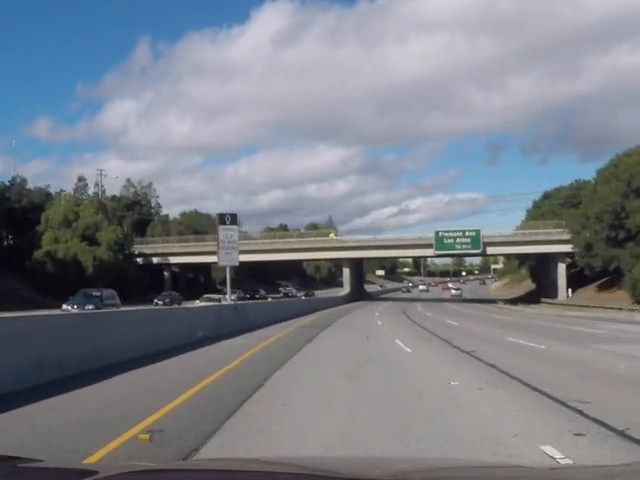
#> input picture frame 48 of my_hough/src/road_video1.mp4, 640 x 480 px, given in place of xycar_track1.mp4, which was not available
$ python hough_find.py
#> lines starting #> are read from the running program, lines starting #| are printed output that depends on the picture; after the words box and inside, x2 and y2 are one past the last pixel; in counts of white or black regions, pixels touching at a corner belong together; pictures that were not available may be replaced by others from this repository, and a replacement may not be noted
#> in start, image is the input picture: shape (480, 640, 3); mean B, G, R 137.2, 128.5, 123.1
#!/usr/bin/env python
# -*- coding: utf-8 -*- 15
#=============================================
# 본 프로그램은 자이트론에서 제작한 것입니다.
# 상업라이센스에 의해 제공되므로 무단배포 및 상업적 이용을 금합니다.
# 교육과 실습 용도로만 사용가능하며 외부유출은 금지됩니다.
#=============================================
# 함께 사용되는 각종 파이썬 패키지들의 import 선언부
#=============================================
import numpy as np
import cv2, time, math, os

#=============================================
# 프로그램에서 사용할 변수, 저장공간 선언부
#=============================================
WIDTH, HEIGHT = 640, 480  # 카메라 이미지 가로x세로 크기
Blue =  (255,0,0) # 파란색
Green = (0,255,0) # 녹색
Red =   (0,0,255) # 빨간색
Yellow = (0,255,255) # 노란색
View_Center = WIDTH//2  # 화면의 중앙값 = 카메라 위치

# 허용 범위 설정 (예: 50픽셀)
TOLERANCE = 50
prev_x_left, prev_x_right = None, None
#=============================================
# 차선인식 프로그램에서 사용할 상수 선언부
#=============================================
ROI_START_ROW = 280  # 차선을 찾을 ROI 영역의 시작 Row값
ROI_END_ROW = 400  # 차선을 찾을 ROT 영역의 끝 Row값
ROI_HEIGHT = ROI_END_ROW - ROI_START_ROW  # ROI 영역의 세로 크기
L_ROW = 50  # 차선의 위치를 찾기 위한 ROI 안에서의 기준 Row값


#=========================================
#  사다리꼴 모양으로 이미지 자르기
#=========================================
# [22 lines left out: function apply_trapezoid_mask, not called in this run]

#=============================================
# 카메라 이미지에서 차선을 찾아 그 위치를 반환하는 함수
#=============================================
def lane_detect(image):

    global prev_x_left, prev_x_right  # 전역 변수로 선언

    img = image.copy() # 이미지처리를 위한 카메라 원본이미지 저장
    display_img = img  # 디버깅을 위한 디스플레이용 이미지 저장

    # img(원본이미지)의 특정영역(ROI Area)을 잘라내기
    roi_img = img[ROI_START_ROW:ROI_END_ROW, 0:WIDTH]
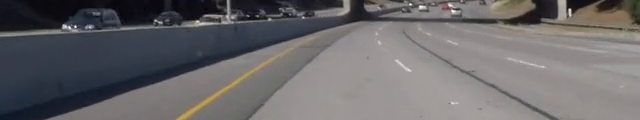
#> roi_img: shape (120, 640, 3); mean B, G, R 105.9, 104, 105.7
    line_draw_img = roi_img.copy()

    #=========================================
    # 원본 칼라이미지를 그레이 회색톤 이미지로 변환하고
    # 블러링 처리를 통해 노이즈를 제거한 후에 (약간 뿌옇게, 부드럽게)
    # Canny 변환을 통해 외곽선 이미지로 만들기
    #=========================================
    gray = cv2.cvtColor(roi_img, cv2.COLOR_BGR2GRAY)
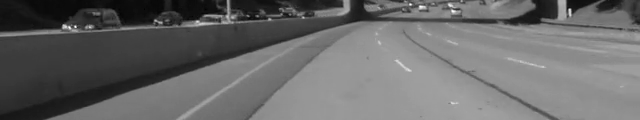
#> gray: shape (120, 640); min 2, max 255, mean 104.6
    blur_gray = cv2.GaussianBlur(gray,(5, 5), 0)
    edge_img = cv2.Canny(np.uint8(blur_gray), 60, 75)
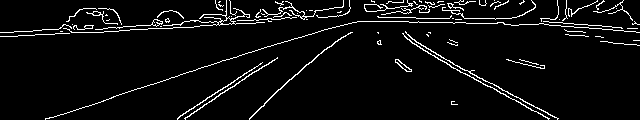
#> edge_img: shape (120, 640); 5.3% white in thin lines or dots

    cv2.imshow("Lane Detection Canny Image", edge_img)


    '''
    #=========================================
    #  사다리꼴 모양으로 이미지 자르기
    #=========================================
    edge_img = apply_trapezoid_mask(edge_img)
    cv2.imshow("Trapezoid Canny Image", edge_img)


    #=========================================
    #  팽창 연산으로 선을 굵게 만들기
    #=========================================
    kernel = np.ones((5, 5), np.uint8)
    edge_img = cv2.dilate(edge_img, kernel, iterations=1)
    cv2.imshow("Dilated Canny Image", edge_img)
    '''


    # 잘라낸 이미지에서 HoughLinesP 함수를 사용하여 선분들을 찾음
    all_lines = cv2.HoughLinesP(edge_img, 1, math.pi/180,50,50,20)
#> all_lines = 16 rows, first 6: [387, 21, 408, 21], [420, 18, 449, 18], [249, 52, 269, 46], [357, 21, 386, 21], [472, 23, 497, 23], [378, 17, 403, 17]

    if all_lines is None:
        cv2.imshow("Lanes positions", display_img)
        cv2.waitKey(1)
        return False, 0, 0

    #=========================================
    # 선분들의 기울기 값을 각각 모두 구한 후에 리스트에 담음.
    # 기울기의 절대값이 너무 작은 경우 (수평선에 가까운 경우)
    # 해당 선분을 빼고 담음.
    #=========================================
    slopes = []
    filtered_lines = []

    for line in all_lines:
        x1, y1, x2, y2 = line[0]

        if (x2 == x1):
            slope = 1000.0
        else:
            slope = float(y2-y1) / float(x2-x1)

        if 0.2 < abs(slope):
            slopes.append(slope)
            filtered_lines.append(line[0])
#> this loop made 16 passes
#> (x1, y1, x2, y2, slope) on passes 1 to 8: (387, 21, 408, 21, 0), (420, 18, 449, 18, 0), (249, 52, 269, 46, -0.3), (357, 21, 386, 21, 0), (472, 23, 497, 23, 0), (378, 17, 403, 17, 0), (419, 22, 452, 22, 0), (177, 118, 262, 62, -0.659)
#> after the loop, filtered_lines = [[249, 52, 269, 46], [177, 118, 262, 62], [113, 96, 136, 89], [234, 85, 266, 64], [519, 98, 541, 110], [414, 40, 447, 60], [269, 98, 306, 65], [196, 110, 220, 94], [468, 71, 488, 82], [249, 119, 276, 92]]; slopes = [-0.3, -0.659, -0.304, -0.656, 0.545, 0.606, -0.892, -0.667, 0.55, -1]

    if len(filtered_lines) == 0:
        cv2.imshow("Lanes positions", display_img)
        cv2.waitKey(1)
        return False, 0, 0

    #=========================================
    # 왼쪽 차선에 해당하는 선분과 오른쪽 차선에 해당하는 선분을 구분하여
    # 각각 별도의 리스트에 담음.
    #=========================================
    left_lines = []
    right_lines = []

    for j in range(len(slopes)):
        Line = filtered_lines[j]
        slope = slopes[j]

        x1,y1, x2,y2 = Line

        # 기울기 값이 음수이고 화면의 왼쪽에 있으면 왼쪽 차선으로 분류함
        # 기준이 되는 X좌표값 = (화면중심값 - Margin값)
        Margin = 0

        if (slope < 0) and (x2 < WIDTH/2-Margin):
            left_lines.append(Line.tolist())

        # 기울기 값이 양수이고 화면의 오른쪽에 있으면 오른쪽 차선으로 분류함
        # 기준이 되는 X좌표값 = (화면중심값 + Margin값)
        elif (slope > 0) and (x1 > WIDTH/2+Margin):
            right_lines.append(Line.tolist())
#> this loop made 10 passes
#> (slope, x1, y1, x2, y2) on passes 1 to 8: (-0.3, 249, 52, 269, 46), (-0.659, 177, 118, 262, 62), (-0.304, 113, 96, 136, 89), (-0.656, 234, 85, 266, 64), (0.545, 519, 98, 541, 110), (0.606, 414, 40, 447, 60), (-0.892, 269, 98, 306, 65), (-0.667, 196, 110, 220, 94)
#> after the loop, left_lines = [[249, 52, 269, 46], [177, 118, 262, 62], [113, 96, 136, 89], [234, 85, 266, 64], [269, 98, 306, 65], [196, 110, 220, 94], [249, 119, 276, 92]]; right_lines = [[519, 98, 541, 110], [414, 40, 447, 60], [468, 71, 488, 82]]

    # 디버깅을 위해 차선과 관련된 직선과 선분을 그리기 위한 도화지 준비
    line_draw_img = roi_img.copy()

    # 왼쪽 차선에 해당하는 선분은 빨간색으로 표시
    for line in left_lines:
        x1,y1, x2,y2 = line
        cv2.line(line_draw_img, (x1,y1), (x2,y2), Red, 2)
#> this loop made 7 passes
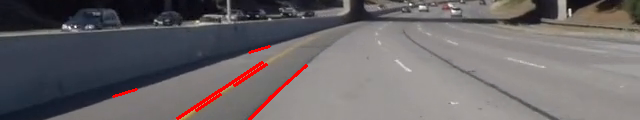
#> line_draw_img: shape (120, 640, 3); 1.28% of pixels changed, all inside (x1, y1, x2, y2) = (112, 45, 308, 120)

    # 오른쪽 차선에 해당하는 선분은 노란색으로 표시
    for line in right_lines:
        x1,y1, x2,y2 = line
        cv2.line(line_draw_img, (x1,y1), (x2,y2), Yellow, 2)
#> this loop made 3 passes
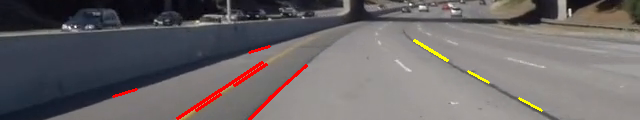
#> line_draw_img: shape (120, 640, 3); 0.36% of pixels changed, all inside (x1, y1, x2, y2) = (413, 39, 543, 112)

    #=========================================
    # 왼쪽/오른쪽 차선에 해당하는 선분들의 데이터를 적절히 처리해서
    # 왼쪽차선의 대표직선과 오른쪽차선의 대표직선을 각각 구함.
    # 기울기와 Y절편값으로 표현되는 아래와 같은 직선의 방적식을 사용함.
    # (직선의 방정식) y = mx + b (m은 기울기, b는 Y절편)
    #=========================================

    # 왼쪽 차선을 표시하는 대표직선을 구함
    m_left, b_left = 0.0, 0.0
    x_sum, y_sum, m_sum = 0.0, 0.0, 0.0

    # 왼쪽 차선을 표시하는 선분들의 기울기와 양끝점들의 평균값을 찾아 대표직선을 구함
    size = len(left_lines)
#> size = 7
    if size != 0:
        for line in left_lines:
            x1, y1, x2, y2 = line
            x_sum += x1 + x2
            y_sum += y1 + y2
            if(x2 != x1):
                m_sum += float(y2-y1)/float(x2-x1)
            else:
                m_sum += 0
#> this loop made 7 passes
#> (x1, y1, x2, y2, x_sum, y_sum, m_sum) on passes 1 to 7: (249, 52, 269, 46, 518, 98, -0.3), (177, 118, 262, 62, 957, 278, -0.959), (113, 96, 136, 89, 1206, 463, -1.26), (234, 85, 266, 64, 1706, 612, -1.92), (269, 98, 306, 65, 2281, 775, -2.81), (196, 110, 220, 94, 2697, 979, -3.48), (249, 119, 276, 92, 3222, 1190, -4.48)
#> after the loop, m_sum = -4.48; x_sum = 3222; y_sum = 1190

        x_avg = x_sum / (size*2)
#> x_avg = 230.1
        y_avg = y_sum / (size*2)
#> y_avg = 85
        m_left = m_sum / size
#> m_left = -0.64
        b_left = y_avg - m_left * x_avg
#> b_left = 232.2

        if m_left != 0.0:
            #=========================================
            # (직선 #1) y = mx + b
            # (직선 #2) y = 0
            # 위 두 직선의 교점의 좌표값 (x1, 0)을 구함.
            x1 = int((0.0 - b_left) / m_left)
#> x1 = 363

            #=========================================
            # (직선 #1) y = mx + b
            # (직선 #2) y = ROI_HEIGHT
            # 위 두 직선의 교점의 좌표값 (x2, ROI_HEIGHT)을 구함.
            x2 = int((ROI_HEIGHT - b_left) / m_left)
#> x2 = 175

            # 두 교점, (x1,0)과 (x2, ROI_HEIGHT)를 잇는 선을 그림
            cv2.line(line_draw_img, (x1,0), (x2,ROI_HEIGHT), Blue, 2)

    # 오른쪽 차선을 표시하는 대표직선을 구함
    m_right, b_right = 0.0, 0.0
    x_sum, y_sum, m_sum = 0.0, 0.0, 0.0

    # 오른쪽 차선을 표시하는 선분들의 기울기와 양끝점들의 평균값을 찾아 대표직선을 구함
    size = len(right_lines)
#> size = 3
    if size != 0:
        for line in right_lines:
            x1, y1, x2, y2 = line
            x_sum += x1 + x2
            y_sum += y1 + y2
            if(x2 != x1):
                m_sum += float(y2-y1)/float(x2-x1)
            else:
                m_sum += 0
#> this loop made 3 passes
#> (x1, y1, x2, y2, x_sum, y_sum, m_sum) on passes 1 to 3: (519, 98, 541, 110, 1060, 208, 0.545), (414, 40, 447, 60, 1921, 308, 1.15), (468, 71, 488, 82, 2877, 461, 1.7)
#> after the loop, m_sum = 1.7; x_sum = 2877; y_sum = 461

        x_avg = x_sum / (size*2)
#> x_avg = 479.5
        y_avg = y_sum / (size*2)
#> y_avg = 76.83
        m_right = m_sum / size
#> m_right = 0.567
        b_right = y_avg - m_right * x_avg
#> b_right = -195.1

        if m_right != 0.0:
            #=========================================
            # (직선 #1) y = mx + b
            # (직선 #2) y = 0
            # 위 두 직선의 교점의 좌표값 (x1, 0)을 구함.
            x1 = int((0.0 - b_right) / m_right)
#> x1 = 344

            #=========================================
            # (직선 #1) y = mx + b
            # (직선 #2) y = ROI_HEIGHT
            # 위 두 직선의 교점의 좌표값 (x2, ROI_HEIGHT)을 구함.
            x2 = int((ROI_HEIGHT - b_right) / m_right)
#> x2 = 555

            # 두 교점, (x1,0)과 (x2, ROI_HEIGHT)를 잇는 선을 그림
            cv2.line(line_draw_img, (x1,0), (x2,ROI_HEIGHT), Blue, 2)

    #=========================================
    # 차선의 위치를 찾기 위한 기준선(수평선)은 아래와 같음.
    #   (직선의 방정식) y = L_ROW
    # 위에서 구한 2개의 대표직선,
    #   (직선의 방정식) y = (m_left)x + (b_left)
    #   (직선의 방정식) y = (m_right)x + (b_right)
    # 기준선(수평선)과 대표직선과의 교점인 x_left와 x_right를 찾음.
    #=========================================

    #=========================================
    # 대표직선의 기울기 값이 0.0이라는 것은 직선을 찾지 못했다는 의미임
    # 이 경우에는 교점 좌표값을 기존 저장해 놨던 값으로 세팅함
    #=========================================
    if m_left == 0.0:
        x_left = prev_x_left  # 변수에 저장해 놓았던 이전 값을 가져옴

    #=========================================
    # 아래 2개 직선의 교점을 구함
    # (직선의 방정식) y = L_ROW
    # (직선의 방정식) y = (m_left)x + (b_left)
    #=========================================
    else:
        x_left = int((L_ROW - b_left) / m_left)
#> x_left = 284

    #=========================================
    # 대표직선의 기울기 값이 0.0이라는 것은 직선을 찾지 못했다는 의미임
    # 이 경우에는 교점 좌표값을 기존 저장해 놨던 값으로 세팅함
    #=========================================
    if m_right == 0.0:
        x_right = prev_x_right  # 변수에 저장해 놓았던 이전 값을 가져옴

    #=========================================
    # 아래 2개 직선의 교점을 구함
    # (직선의 방정식) y = L_ROW
    # (직선의 방정식) y = (m_right)x + (b_right)
    #=========================================
    else:
        x_right = int((L_ROW - b_right) / m_right)
#> x_right = 432

    #=========================================
    # 대표직선의 기울기 값이 0.0이라는 것은 직선을 찾지 못했다는 의미임
    # 이 경우에 반대쪽 차선의 위치 정보를 이용해서 내 위치값을 정함
    #=========================================
    if m_left == 0.0 and m_right != 0.0:
        x_left = x_right - 380

    if m_left != 0.0 and m_right == 0.0:
        x_right = x_left + 380

    # 이번에 구한 값으로 예전 값을 업데이트 함
    prev_x_left = x_left
#> prev_x_left = 284
    prev_x_right = x_right
#> prev_x_right = 432

    #==================================================
    # 새로운 값이 이전 값과의 차이가 허용 범위를 초과할 경우 이전 값을 유지
    #==================================================
    if abs(x_left - prev_x_left) > TOLERANCE:
        x_left = prev_x_left
    else:
        # 차이가 허용 범위 내일 경우 새 값으로 업데이트
        prev_x_left = x_left

    if abs(x_right - prev_x_right) > TOLERANCE:
        x_right = prev_x_right
    else:
        # 차이가 허용 범위 내일 경우 새 값으로 업데이트
        prev_x_right = x_right

    # 왼쪽 차선의 위치와 오른쪽 차선의 위치의 중간 위치를 구함
    x_midpoint = (x_left + x_right) // 2
#> x_midpoint = 358

    #=========================================
    # 디버깅용 이미지 그리기
    # (1) 수평선 그리기 (직선의 방정식) y = L_ROW
    # (2) 수평선과 왼쪽 대표직선과의 교점 위치에 작은 녹색 사각형 그리기
    # (3) 수평선과 오른쪽 대표직선과의 교점 위치에 작은 녹색 사각형 그리기
    # (4) 왼쪽 교점과 오른쪽 교점의 중점 위치에 작은 파란색 사각형 그리기
    # (5) 화면의 중앙점 위치에 작은 빨간색 사각형 그리기
    #=========================================
    cv2.line(line_draw_img, (0,L_ROW), (WIDTH,L_ROW), Yellow, 2)
    cv2.rectangle(line_draw_img, (x_left-5,L_ROW-5), (x_left+5,L_ROW+5), Green, 4)
    cv2.rectangle(line_draw_img, (x_right-5,L_ROW-5), (x_right+5,L_ROW+5), Green, 4)
    cv2.rectangle(line_draw_img, (x_midpoint-5,L_ROW-5), (x_midpoint+5,L_ROW+5), Blue, 4)
    cv2.rectangle(line_draw_img, (View_Center-5,L_ROW-5), (View_Center+5,L_ROW+5), Red, 4)
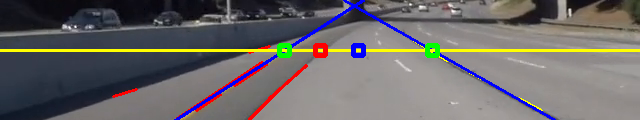
#> line_draw_img: shape (120, 640, 3); mean B, G, R 104, 104.6, 107.6

    # 위 이미지를 디버깅용 display_img에 overwrite해서 화면에 디스플레이 함
    display_img[ROI_START_ROW:ROI_END_ROW, 0:WIDTH] = line_draw_img
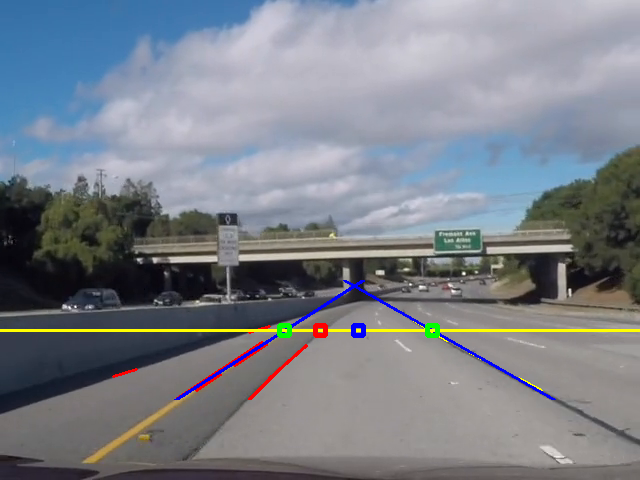
#> display_img: shape (480, 640, 3); 1.49% of pixels changed, all inside (x1, y1, x2, y2) = (0, 280, 640, 400)
    cv2.imshow("Lanes positions", display_img)
    cv2.waitKey(1)

    return True, x_left, x_right

#=============================================
# 실질적인 메인 함수
#=============================================
def start():

    cap = cv2.VideoCapture("xycar_track1.mp4")
    #cap = cv2.VideoCapture("road_video1.mp4")
    #cap = cv2.VideoCapture("road_video2.mp4")

    while True:
        ret, image = cap.read()
        if ret:
            found, x_left, x_right = lane_detect(image)
#> found = True; x_left = 284; x_right = 432

            cv2.imshow('CAM image', image)
            cv2.waitKey(1)

        if not ret:
            cap.set(cv2.CAP_PROP_POS_FRAMES, 0)

#=============================================
# 메인함수를 호출합니다.
# start() 함수가 실질적인 메인함수입니다.
#=============================================
if __name__ == '__main__':
    start()

$ run again, starting later in the video
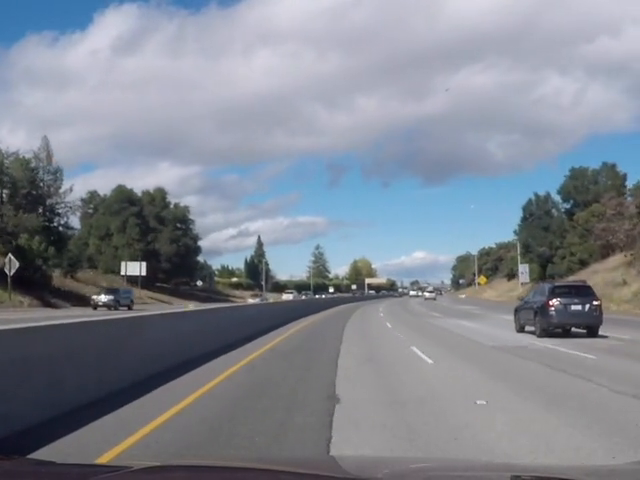
#> input picture frame 217 of my_hough/src/road_video1.mp4, 640 x 480 px, given in place of xycar_track1.mp4, which was not available
#> in start, image is the input picture: shape (480, 640, 3); mean B, G, R 146.5, 135.8, 129.7
#> edge_img: shape (120, 640); 5.4% white in thin lines or dots
#> all_lines = [[0, 45, 27, 43], [103, 39, 125, 37], [198, 115, 227, 95], [196, 88, 233, 70], [135, 36, 173, 32], [185, 118, 231, 87], [548, 58, 608, 58], [225, 96, 250, 79], [234, 70, 257, 59], [144, 115, 174, 100], [255, 72, 281, 55]]
#> the loop in lane_detect, `for line in all_lines:` made 11 passes
#> (x1, y1, x2, y2, slope) on passes 1 to 8: (0, 45, 27, 43, -0.0741), (103, 39, 125, 37, -0.0909), (198, 115, 227, 95, -0.69), (196, 88, 233, 70, -0.486), (135, 36, 173, 32, -0.105), (185, 118, 231, 87, -0.674), (548, 58, 608, 58, 0), (225, 96, 250, 79, -0.68)
#> after the loop in lane_detect, `for line in all_lines:`: filtered_lines = [[198, 115, 227, 95], [196, 88, 233, 70], [185, 118, 231, 87], [225, 96, 250, 79], [234, 70, 257, 59], [144, 115, 174, 100], [255, 72, 281, 55]]; slopes = [-0.69, -0.486, -0.674, -0.68, -0.478, -0.5, -0.654]
#> the loop in lane_detect, `for j in range(len(slopes)):` made 7 passes
#> (slope, x1, y1, x2, y2) on passes 1 to 7: (-0.69, 198, 115, 227, 95), (-0.486, 196, 88, 233, 70), (-0.674, 185, 118, 231, 87), (-0.68, 225, 96, 250, 79), (-0.478, 234, 70, 257, 59), (-0.5, 144, 115, 174, 100), (-0.654, 255, 72, 281, 55)
#> after the loop in lane_detect, `for j in range(len(slopes)):`: left_lines has the same summary as filtered_lines; right_lines = []
#> the loop in lane_detect, `for line in left_lines:` made 7 passes
#> after the loop in lane_detect, `for line in left_lines:`:
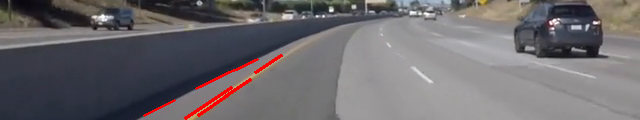
#> line_draw_img: shape (120, 640, 3); mean B, G, R 108.8, 105.4, 109
#> in lane_detect, `size = len(left_lines)`: size = 7
#> the loop in lane_detect, `for line in left_lines:` made 7 passes
#> (x1, y1, x2, y2, x_sum, y_sum, m_sum) on passes 1 to 7: (198, 115, 227, 95, 425, 210, -0.69), (196, 88, 233, 70, 854, 368, -1.18), (185, 118, 231, 87, 1270, 573, -1.85), (225, 96, 250, 79, 1745, 748, -2.53), (234, 70, 257, 59, 2236, 877, -3.01), (144, 115, 174, 100, 2554, 1092, -3.51), (255, 72, 281, 55, 3090, 1219, -4.16)
#> after the loop in lane_detect, `for line in left_lines:`: m_sum = -4.16; x_sum = 3090; y_sum = 1219
#> x_avg = 220.7
#> y_avg = 87.07
#> m_left = -0.595
#> b_left = 218.3
#> in lane_detect, `x1 = int((0.0 - b_left) / m_left)`: x1 = 367
#> in lane_detect, `x2 = int((ROI_HEIGHT - b_left) / m_left)`: x2 = 165
#> in lane_detect, `size = len(right_lines)`: size = 0
#> in lane_detect, `x_left = int((L_ROW - b_left) / m_left)`: x_left = 283
#> in lane_detect, `x_right = x_left + 380`: x_right = 663
#> prev_x_left = 283
#> prev_x_right = 663
#> x_midpoint = 473
#> in lane_detect, `display_img[ROI_START_ROW:ROI_END_ROW, 0:WIDTH] = line_draw_img`:
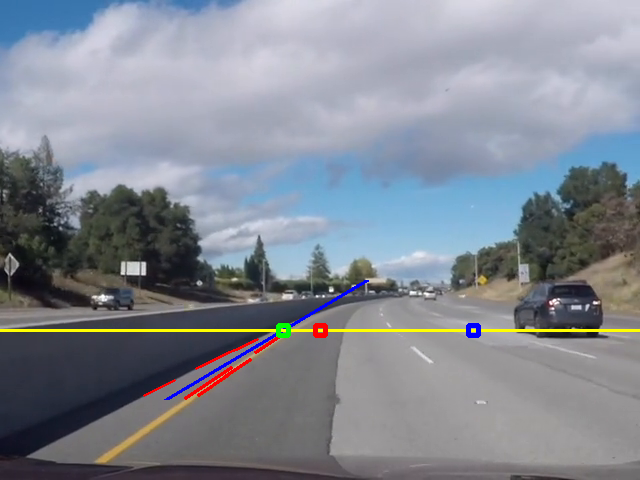
#> display_img: shape (480, 640, 3); 1.25% of pixels changed, all inside (x1, y1, x2, y2) = (0, 280, 640, 400)
#> in start, `found, x_left, x_right = lane_detect(image)`: found = True; x_left = 283; x_right = 663
